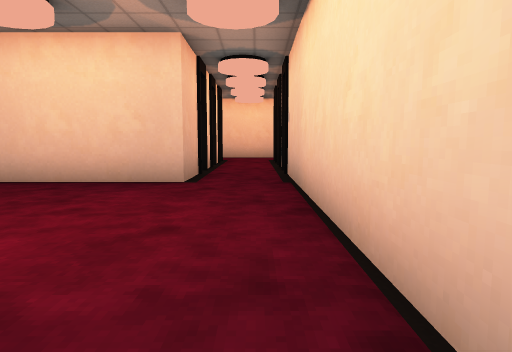
View 1 (above)

14 first-person views from a walk through a Unity game level. The camera is 1.5 m above the floor, tilts 6° down and sees 75° across. The floor is counted in squares, 2 m on a side. Each view is taken from the middle of a square. On the plan, view 1 faces up. The plan holds only what a view shows up to about 11 squares ahead; the rest is blank. The place goes on beyond the plan. The player character is not drawn. Door leaves are left out, so doorways stand open.

View 2
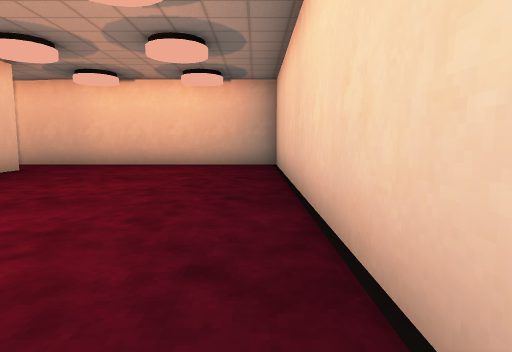

View 3
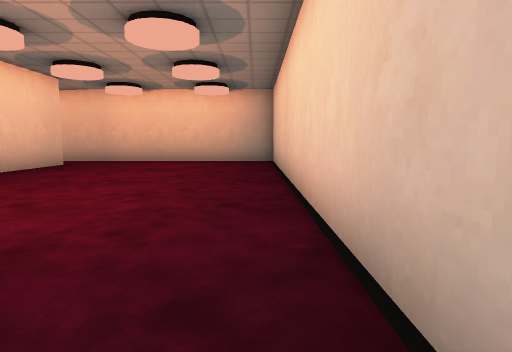

View 4
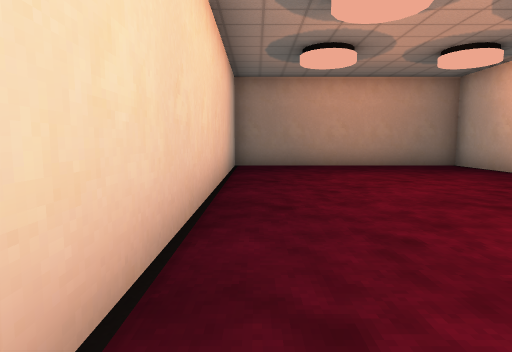

View 5
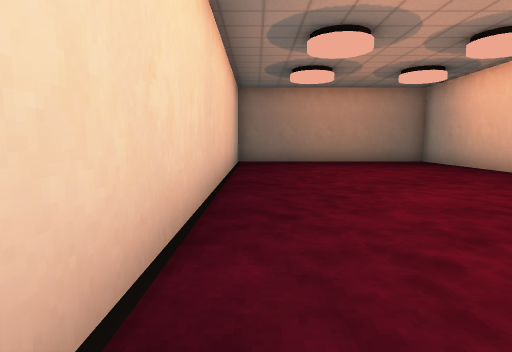

View 6
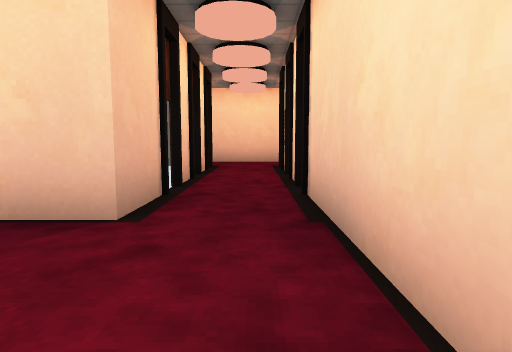

View 7
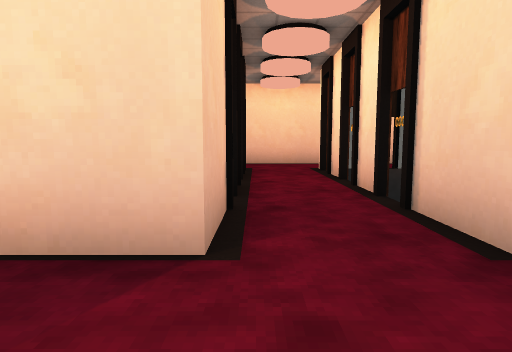

View 8
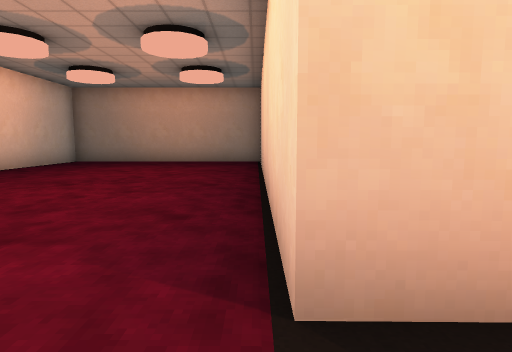

View 9
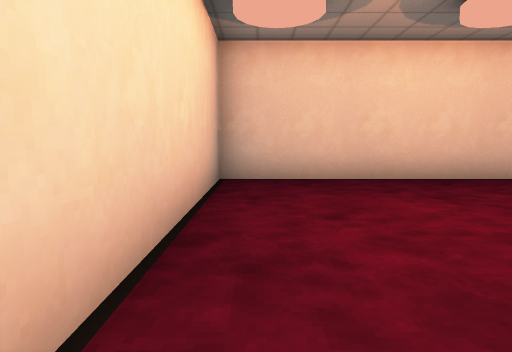

View 10
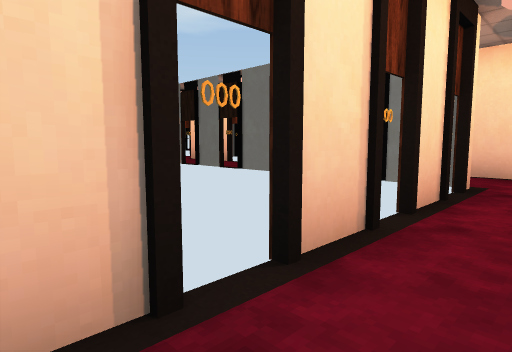

View 11
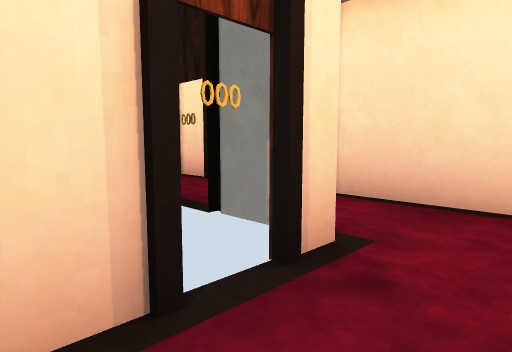

View 12
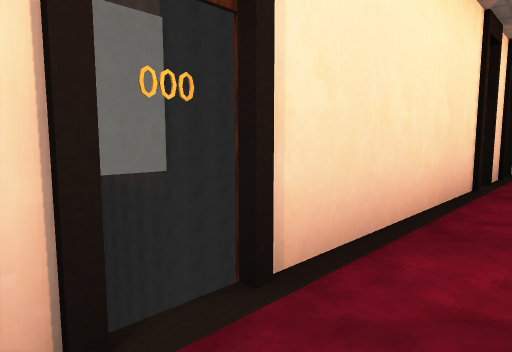

View 13
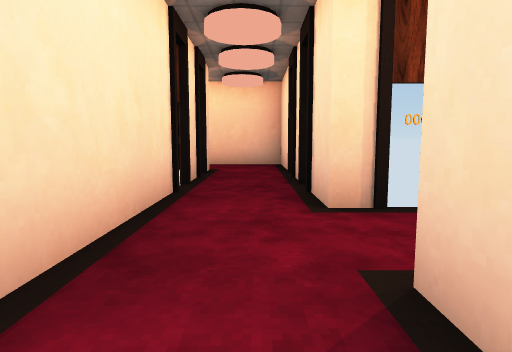

View 14
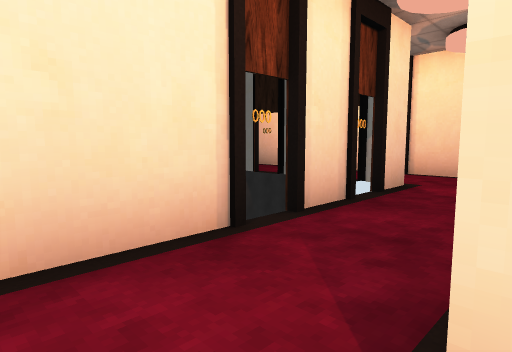

### Floor plan
Ten units are one square. View 1 is at (0, 0); x grows to the right and y downward. Boxes are objects, and circles mark ways between rooms. Rooms are numbered by the first view taken in them; rooms with no view inside come last. Other rooms are left out.
<svg viewBox="-128 -195 213 207">
<path fill="none" stroke="#000" d="M-119 -62 -123 -62 -123 7 7 7 7 -79M7 -85 7 -99M7 -105 7 -119M-13 -132 -13 -62 -31 -62M-55 -152 -68 -152M-20 -132 -13 -132M7 -125 7 -132M15 -152 -39 -152M59 -152 15 -152M47 -132 79 -132 79 -160M27 -132 40 -132M7 -132 21 -132"/>
<circle cx="-10" cy="-120" r="3" fill="#2a7"/>
<circle cx="0" cy="-120" r="3" fill="#2a7"/>
<circle cx="20" cy="-140" r="3" fill="#2a7"/>
<circle cx="35" cy="-150" r="3" fill="#2a7"/>
<text x="-60" y="-30">1</text>
<text x="-40" y="-140">2</text>
<text x="60" y="-150">3</text>
</svg>
Room 1 opens to room 2. Room 2 opens to room 3.

Where each view was taken, in squares from view 1:
view 1: 0 up, 0 right, facing up
view 2: 0 up, 10 left, facing right
view 3: 0 up, 12 left, facing right
view 4: 0 up, 2 left, facing left
view 5: 0 up, 0 right, facing left
view 6: 3 up, 0 right, facing up
view 7: 4 up, 1 left, facing up
view 8: 6 up, 0 right, facing left
view 9: 6 up, 0 right, facing down
view 10: 7 up, 0 right, facing up-left
view 11: 11 up, 0 right, facing up-left
view 12: 14 up, 4 left, facing up-right
view 13: 14 up, 3 left, facing right
view 14: 13 up, 0 right, facing up-right
